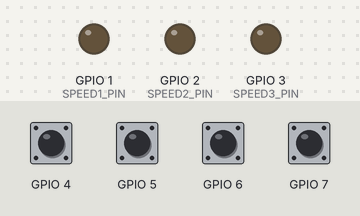
Bench run of a program on a simulated ESP32-C3. On the bench: output pins drawn as LEDs (lit = HIGH). Inputs (shaded band) come from the test bench; at power-on: GPIO 4–7 HIGH. WiFi joins after 1.5 s; servers stay silent unless stated; storage starts empty; EEPROM starts erased; pins used as bus, display or sensor lines are not drawn; what the program prints to the serial monitor is not drawn.

Above: at 2.7 s.
2.8 s: GPIO 5 pulled LOW for 1 s
At 4.6 s:
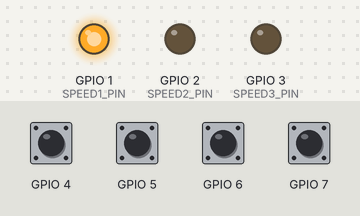
5.3 s: GPIO 6 pulled LOW for 1 s
At 6.5 s:
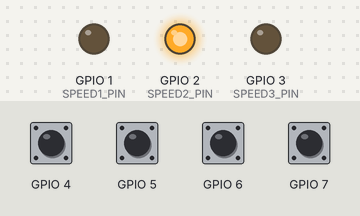
7.8 s: GPIO 7 pulled LOW for 1 s
At 9.6 s:
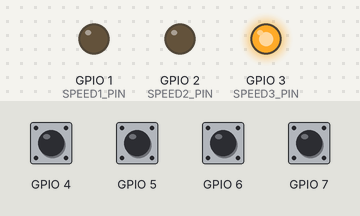
Timing chart, 0 to 11.1 s (numbered marks = the images above; inputs shaded):
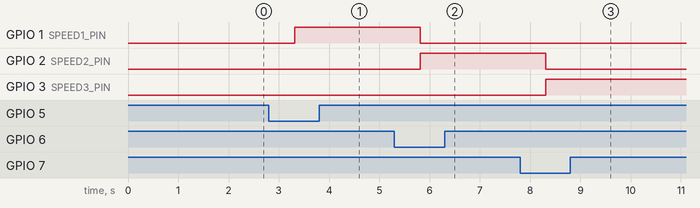

Measured:
- after the input at 2.8 s, GPIO 1 (SPEED1_PIN): LOW → HIGH after 0.51 s
- after the input at 5.3 s, GPIO 1 (SPEED1_PIN): HIGH → LOW after 0.51 s; GPIO 2 (SPEED2_PIN): LOW → HIGH after 0.51 s
- after the input at 7.8 s, GPIO 2 (SPEED2_PIN): HIGH → LOW after 0.51 s; GPIO 3 (SPEED3_PIN): LOW → HIGH after 0.51 s

The program:

main.cpp
```cpp
#include <WiFi.h>
#include <ESPmDNS.h>
#include <WebSocketsServer.h>
#include <AsyncTCP.h>
#include <FS.h>
#include <SPIFFS.h>
#include <ESPAsyncWebServer.h>
#include <ArduinoJson.h>
#include <Preferences.h>
#include "ButtonInput.h"
#include <ESPAsyncWiFiManager.h>

// Pins
#define POWER_PIN   0
#define SPEED1_PIN  1
#define SPEED2_PIN  2
#define SPEED3_PIN  3

// Buttons
ButtonInput BUTTON_POWER(4);
ButtonInput BUTTON_1(5);
ButtonInput BUTTON_2(6);
ButtonInput BUTTON_3(7);

// Global variables
AsyncWebServer server(80);
WebSocketsServer webSocket(81);

Preferences preferences;
DNSServer dns;
AsyncWiFiManager wifiManager(&server, &dns);

bool currentPower = false;
int currentFanSpeed = 0;
unsigned long lastButtonPress = 0;
const unsigned long debounceDelay = 200;
unsigned long lastStatusUpdate = 0;
const unsigned long statusUpdateInterval = 3000;

// ========================== Function Prototypes ==========================
void setupWiFi();
void setFanSpeed(int speed);
void checkSwitchState();
void sendStatusUpdate();
String GetCurrentStatus();
void webSocketEvent(uint8_t num, WStype_t type, uint8_t *payload, size_t length);

// ========================== Setup ==========================
void setup() {
  Serial.begin(115200);

  pinMode(POWER_PIN, OUTPUT);
  pinMode(SPEED1_PIN, OUTPUT);
  pinMode(SPEED2_PIN, OUTPUT);
  pinMode(SPEED3_PIN, OUTPUT);

  BUTTON_POWER.begin();
  BUTTON_1.begin();
  BUTTON_2.begin();
  BUTTON_3.begin();

  preferences.begin("FanPrefs", false);

  setupWiFi();

  if (!SPIFFS.begin(true)) {
    Serial.println("SPIFFS Mount Failed!");
    return;
  }

  int savedSpeed = preferences.getInt("lastSpeed", 0);
  setFanSpeed(savedSpeed);

  // Routes
  server.on("/", HTTP_GET, [](AsyncWebServerRequest *request) {
    request->send(SPIFFS, "/index.html", "text/html");
  });

  server.on("/css/style.css", HTTP_GET, [](AsyncWebServerRequest *request) {
    request->send(SPIFFS, "/css/style.css", "text/css");
  });

  server.on("/script/socket.js", HTTP_GET, [](AsyncWebServerRequest *request) {
    request->send(SPIFFS, "/script/socket.js", "text/javascript");
  });

  server.on("/images/logo.svg", HTTP_GET, [](AsyncWebServerRequest *request) {
    request->send(SPIFFS, "/images/logo.svg", "image/svg+xml");
  });

  server.on("/images/power.svg", HTTP_GET, [](AsyncWebServerRequest *request) {
    request->send(SPIFFS, "/images/power.svg", "image/svg+xml");
  });

  server.onNotFound([](AsyncWebServerRequest *request) {
    request->send(404, "text/plain", "Page Not Found");
  });

  server.begin();
  webSocket.begin();
  webSocket.onEvent(webSocketEvent);
}

// ========================== Loop ==========================
void loop() {
  BUTTON_POWER.update();
  BUTTON_1.update();
  BUTTON_2.update();
  BUTTON_3.update();

  checkSwitchState();
  webSocket.loop();
  sendStatusUpdate();
}

// ========================== WiFi Setup ==========================
void setupWiFi() {
  WiFi.mode(WIFI_STA);

  if (!WiFi.SSID().isEmpty()) {
    Serial.println("📶 Connecting to saved WiFi...");
    WiFi.begin();
    unsigned long startAttemptTime = millis();

    while (WiFi.status() != WL_CONNECTED && millis() - startAttemptTime < 10000) {
      delay(500);
      Serial.print(".");
    }
    Serial.println();
  }

  if (WiFi.status() != WL_CONNECTED) {
    Serial.println("WiFi Failed. Starting WiFiManager AP mode...");
    wifiManager.setConfigPortalTimeout(180);
    wifiManager.startConfigPortal("SmartFan-Setup");
  }

  // Start mDNS
  if (!MDNS.begin("IOFAN")) {
    Serial.println("Error starting mDNS");
    return;
  }
  Serial.println("mDNS responder started: iofan.local");

  // Advertise WebSocket service
  MDNS.addService("ws", "tcp", 81); // _ws._tcp.local

  Serial.println("Connected to WiFi!");
  Serial.print("📡 IP Address: ");
  Serial.println(WiFi.localIP());
}

// ========================== Fan Control ==========================
void setFanSpeed(int speed) {
  digitalWrite(SPEED1_PIN, LOW);
  digitalWrite(SPEED2_PIN, LOW);
  digitalWrite(SPEED3_PIN, LOW);

  if (speed == 0) {
    digitalWrite(POWER_PIN, LOW);
    currentPower = false;
  } else {
    digitalWrite(POWER_PIN, HIGH);
    currentPower = true;
    switch (speed) {
      case 1: digitalWrite(SPEED1_PIN, HIGH); break;
      case 2: digitalWrite(SPEED2_PIN, HIGH); break;
      case 3: digitalWrite(SPEED3_PIN, HIGH); break;
    }
  }

  currentFanSpeed = speed;
  preferences.putInt("lastSpeed", speed);
  sendStatusUpdate();
}

// ========================== Button Handler ==========================
void checkSwitchState() {
  if (millis() - lastButtonPress < debounceDelay) return;

  int newSpeed = currentFanSpeed;

  if (BUTTON_3.DoubleClick() && BUTTON_3.IsReallyPressed()) {
    Serial.println("🔄 BUTTON3 Long Press Detected - Resetting WiFi...");
    preferences.clear();
    WiFi.disconnect(true, true);
    ESP.restart();
    return; // ESP restarted, no need to continue
  }

       if (BUTTON_1.DoubleClick() && BUTTON_1.IsReallyPressed()) newSpeed = 0;
  else if (BUTTON_1.SingleClick() && BUTTON_1.IsReallyPressed()) newSpeed = 1;
  else if (BUTTON_2.SingleClick() && BUTTON_2.IsReallyPressed()) newSpeed = 2;
  else if (BUTTON_3.SingleClick() && BUTTON_3.IsReallyPressed()) newSpeed = 3;

  if (newSpeed != currentFanSpeed) {
    lastButtonPress = millis();
    setFanSpeed(newSpeed);
  }
}

// ========================== WebSocket ==========================
void sendStatusUpdate() {
  if (millis() - lastStatusUpdate > statusUpdateInterval) {
    lastStatusUpdate = millis();
    String status = GetCurrentStatus();
    webSocket.broadcastTXT(status);
  }
}

String GetCurrentStatus() {
  JsonDocument doc;
  doc["power"] = currentPower;
  doc["speed"] = currentFanSpeed;
  doc["mac"] = WiFi.macAddress();
  String output;
  serializeJson(doc, output);
  return output;
}

void webSocketEvent(uint8_t num, WStype_t type, uint8_t *payload, size_t length) {
  switch (type) {
    case WStype_CONNECTED:
      Serial.printf("[%u] Connected\n", num);
      webSocket.sendTXT(num, "Connected");
      sendStatusUpdate();
      break;

    case WStype_DISCONNECTED:
      Serial.printf("[%u] Disconnected\n", num);
      break;

    case WStype_TEXT: {
      String message = String((char *)payload);
      JsonDocument doc;
      DeserializationError error = deserializeJson(doc, message);
      if (error) return;

      if (doc["POWER"].is<bool>()) {
        bool power = doc["POWER"];
        int speed = doc["SPEED"] | currentFanSpeed;
        setFanSpeed(power ? speed : 0);
      }
    } break;
  }
}
```

buttoninput.h
```cpp
#ifndef BUTTON_INPUT_H
#define BUTTON_INPUT_H

#include <Arduino.h>

class ButtonInput {
public:
  ButtonInput(uint8_t pin, unsigned long debounceDelay = 60, unsigned long doubleClickDelay = 400);

  void begin();
  void update();

  bool SingleClick();
  bool DoubleClick();
  bool IsReallyPressed(); // ✅ Confirm the button is really pressed (not just bouncing)

private:
  uint8_t _pin;
  unsigned long _debounceDelay;
  unsigned long _doubleClickDelay;

  bool _lastRawState;
  bool _stableState;
  unsigned long _lastChangeTime;

  unsigned long _lastClickTime;
  bool _waitingForSecondClick;

  bool _singleClickFlag;
  bool _doubleClickFlag;
};

#endif
```

inputbutton.cpp
```cpp
#include "ButtonInput.h"

ButtonInput::ButtonInput(uint8_t pin, unsigned long debounceDelay, unsigned long doubleClickDelay)
  : _pin(pin),
    _debounceDelay(debounceDelay),
    _doubleClickDelay(doubleClickDelay),
    _lastRawState(HIGH),
    _stableState(HIGH),
    _lastChangeTime(0),
    _lastClickTime(0),
    _waitingForSecondClick(false),
    _singleClickFlag(false),
    _doubleClickFlag(false) {}

void ButtonInput::begin() {
  pinMode(_pin, INPUT_PULLUP);
  _lastRawState = digitalRead(_pin);
  _stableState = _lastRawState;
  _lastChangeTime = millis();
}

void ButtonInput::update() {
  bool currentRaw = digitalRead(_pin);
  unsigned long now = millis();

  if (currentRaw != _lastRawState) {
    _lastChangeTime = now;
    _lastRawState = currentRaw;
  }

  if ((now - _lastChangeTime) > _debounceDelay) {
    if (_stableState != currentRaw) {
      _stableState = currentRaw;

      if (_stableState == LOW) { // Button just pressed
        if (_waitingForSecondClick && (now - _lastClickTime) <= _doubleClickDelay) {
          _doubleClickFlag = true;
          _waitingForSecondClick = false;
        } else {
          _waitingForSecondClick = true;
          _lastClickTime = now;
        }
      }
    }
  }

  // Single click timeout check
  if (_waitingForSecondClick && (now - _lastClickTime) > _doubleClickDelay) {
    _singleClickFlag = true;
    _waitingForSecondClick = false;
  }
}

bool ButtonInput::SingleClick() {
  if (_singleClickFlag) {
    _singleClickFlag = false;
    return true;
  }
  return false;
}

bool ButtonInput::DoubleClick() {
  if (_doubleClickFlag) {
    _doubleClickFlag = false;
    return true;
  }
  return false;
}

bool ButtonInput::IsReallyPressed() {
  const unsigned long confirmDelay = 50; // milliseconds
  if (digitalRead(_pin) == LOW) {
    delay(confirmDelay);
    return digitalRead(_pin) == LOW;
  }
  return false;
}
```
